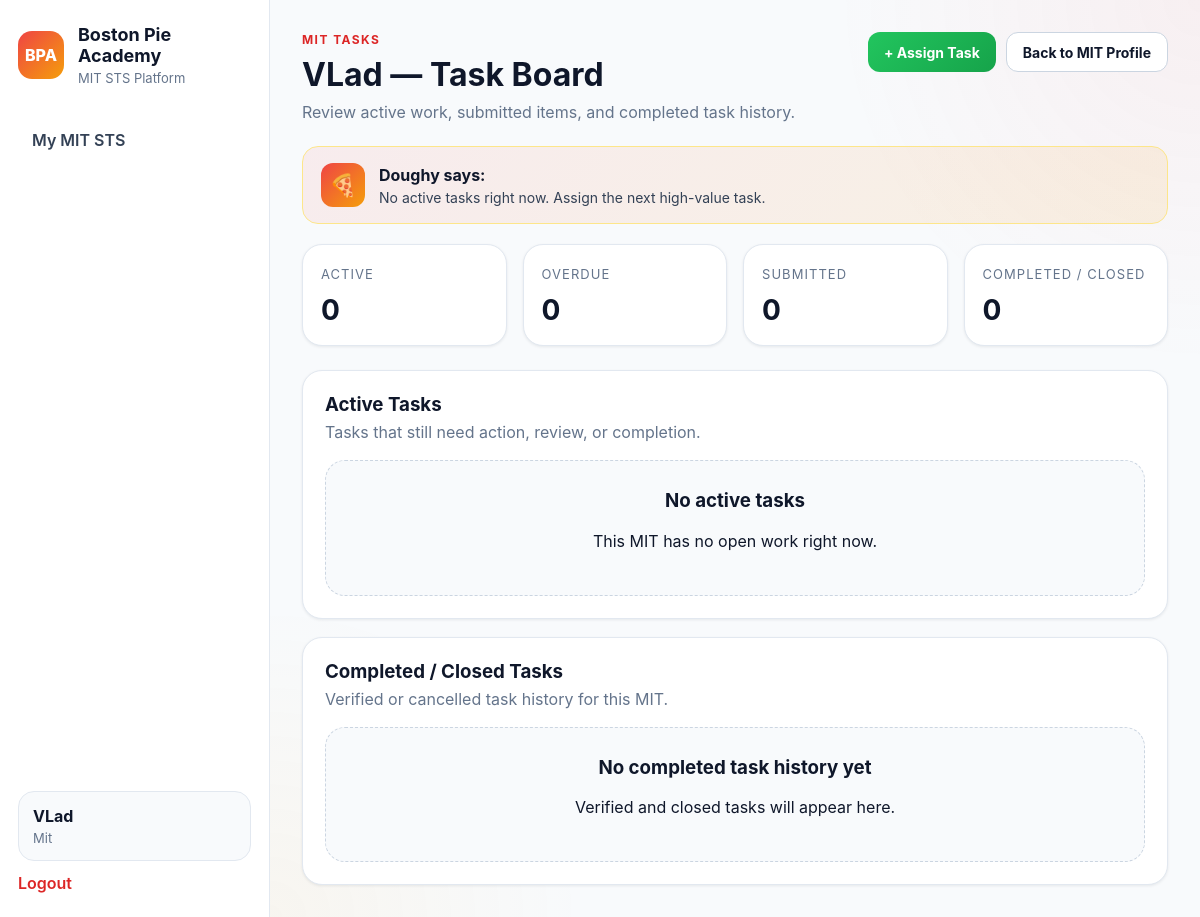
Before: /mit-sts/tasks/1 (signed in) with the older database file.
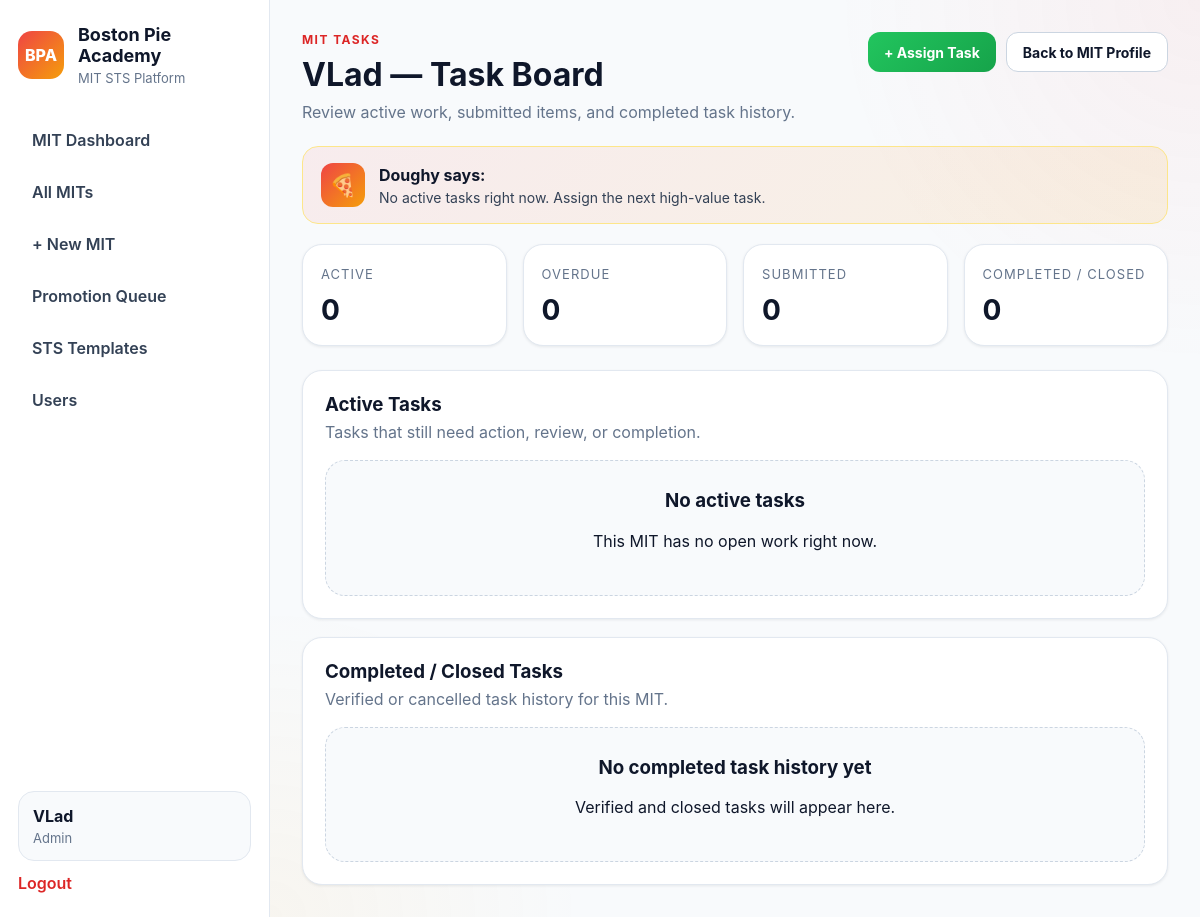
After: the same page with the newer database file.
### app/models.py (models this page shows, shortened)
class User(UserMixin, db.Model):
    __tablename__ = "users"
    id = db.Column(db.Integer, primary_key=True)
    name = db.Column(db.String(120), nullable=False)
    username = db.Column(db.String(80), unique=True, nullable=False)
    password_hash = db.Column(db.String(255), nullable=False)
    role = db.Column(db.String(50), nullable=False, default="tm")
    store_number = db.Column(db.String(20), nullable=True)
    is_active_user = db.Column(db.Boolean, default=True)
    created_at = db.Column(db.DateTime, default=datetime.utcnow)
    progress_records = db.relationship(
        "LessonProgress",
        backref="user",
        cascade="all, delete-orphan",
        lazy=True
    )
    assignments = db.relationship(
        "TrackAssignment",
        foreign_keys="TrackAssignment.user_id",
        backref="user",
        cascade="all, delete-orphan",
        lazy=True
    )
    assigned_tracks_created = db.relationship(
        "TrackAssignment",
        foreign_keys="TrackAssignment.assigned_by_user_id",
        backref="assigned_by_user",
        lazy=True
    )
    quiz_attempts = db.relationship(
        "QuizAttempt",
        backref="user",
        cascade="all, delete-orphan",
        lazy=True
    )
    mit_profiles = db.relationship(
        "MITProfile",
        foreign_keys="MITProfile.user_id",
        backref="mit_user",
        lazy=True
    )
    coached_mits = db.relationship(
        "MITProfile",
        foreign_keys="MITProfile.coach_user_id",
        backref="coach_user",
        lazy=True
    )
    verified_mit_items = db.relationship(
        "MITLevelProgress",
        foreign_keys="MITLevelProgress.verified_by_user_id",
        backref="verified_by_user",
        lazy=True
    )
    mit_reviews_written = db.relationship(
        "MITReview",
        foreign_keys="MITReview.reviewer_user_id",
        backref="reviewer_user",
        lazy=True
    )
    mit_promotions_approved = db.relationship(
        "MITPromotion",
        foreign_keys="MITPromotion.approved_by_user_id",
        backref="approved_by_user",
        lazy=True
    )
    mit_action_items_owned = db.relationship(
        "MITActionPlanItem",
        foreign_keys="MITActionPlanItem.owner_user_id",
        backref="owner_user",
        lazy=True
    )
    mit_tasks_assigned = db.relationship(
        "MITTask",
        foreign_keys="MITTask.assigned_by_user_id",
        backref="assigned_by_user",
        lazy=True
    )
    @property
    def is_active(self):
        return self.is_active_user

### app/mit_sts/routes.py (the view)
@mit_sts_bp.route("/tasks/<int:mit_id>")
@login_required
def view_tasks(mit_id):
    profile = MITProfile.query.get_or_404(mit_id)
    if not is_coach() and profile.user_id != current_user.id:
        return redirect(url_for("mit_sts.dashboard"))
    tasks = MITTask.query.filter_by(mit_profile_id=mit_id).all()
    open_tasks_count, overdue_tasks_count, submitted_tasks_count = get_task_counts(profile.id)
    return render_template(
        "mit_sts/mit_tasks.html",
        tasks=tasks,
        profile=profile,
        mit=profile,
        open_tasks_count=open_tasks_count,
        overdue_tasks_count=overdue_tasks_count,
        submitted_tasks_count=submitted_tasks_count,
        user=current_user,
        can_edit=is_coach(),
    )

### app/mit_sts/routes.py (called while the page is built)
def is_coach():
    return current_user.is_authenticated and current_user.role in ["coach", "admin", "training_director"]

def get_task_counts(mit_profile_id):
    tasks = MITTask.query.filter_by(mit_profile_id=mit_profile_id).all()
    today = date.today()
    open_count = 0
    overdue_count = 0
    submitted_count = 0
    for t in tasks:
        if t.status not in ["verified", "cancelled"]:
            open_count += 1
        if t.due_date and t.due_date < today and t.status not in ["verified", "cancelled", "submitted"]:
            overdue_count += 1
        if t.status == "submitted":
            submitted_count += 1
    return open_count, overdue_count, submitted_count

### app/models.py (called while the page is built)
@login_manager.user_loader
def load_user(user_id):
    return User.query.get(int(user_id))

### app/templates/mit_sts/mit_tasks.html (shortened to what the changed rows need)
{% extends "base.html" %}
{% block content %}
<div class="page-header">
    <div>
        <p class="eyebrow">MIT TASKS</p>
        <h2>{{ mit.mit_user.name }} — Task Board</h2>
        <p class="subtle">
            Review active work, submitted items, and completed task history.
        </p>
    </div>
</div>
{% set open_count = active_tasks|length %}
{% set completed_count = completed_tasks|length %}
{% set overdue_count = 0 %}
{% set submitted_count = 0 %}
{% for task, display_status in active_tasks %}
    {% if display_status == "overdue" %}
        {% set overdue_count = overdue_count + 1 %}
    {% endif %}
    {% if task.status == "submitted" %}
        {% set submitted_count = submitted_count + 1 %}
    {% endif %}
{% endfor %}
{% if overdue_count > 0 %}
    {% set message = mit.mit_user.name ~ " has " ~ overdue_count ~ " overdue task" ~ ("s" if overdue_count != 1 else "") ~ ". Clear those first." %}
{% elif submitted_count > 0 %}
    {% set message = submitted_count ~ " task" ~ ("s are" if submitted_count != 1 else " is") ~ " waiting for review." %}
{% elif open_count > 0 %}
    {% set message = mit.mit_user.name ~ " has " ~ open_count ~ " active task" ~ ("s" if open_count != 1 else "") ~ " in progress." %}
{% else %}
    {% set message = "No active tasks right now. Assign the next high-value task." %}
{% endif %}
{% endblock %}

### app/templates/base.html (shortened to what this page needs)
<!DOCTYPE html>
<html lang="en">
<head>
    <link rel="stylesheet" href="{{ url_for('static', filename='css/style.css') }}">
</head>
<body>
    <div class="app-shell">
        <aside class="sidebar">
            <div>
                <div class="brand">
                    <div class="brand-mark">BPA</div>
                    <div>
                        <h1>Boston Pie Academy</h1>
                        <p>MIT STS Platform</p>
                    </div>
                </div>
                {% if current_user.is_authenticated %}
                <nav class="nav">
                    {% if current_user.role == 'mit' %}
                        <a href="{{ url_for('mit_sts.my_mit') }}">My MIT STS</a>
                    {% elif current_user.role in ['coach', 'admin', 'training_director'] %}
                        <a href="{{ url_for('mit_sts.dashboard') }}">MIT Dashboard</a>
                        <a href="{{ url_for('mit_sts.list_mits') }}">All MITs</a>
                        <a href="{{ url_for('mit_sts.new_mit') }}">+ New MIT</a>
                        <a href="{{ url_for('mit_sts.promotion_queue') }}">Promotion Queue</a>
                        <a href="{{ url_for('mit_sts.template_library') }}">STS Templates</a>
                        <a href="{{ url_for('mit_sts.list_users') }}">Users</a>
                    {% endif %}
                </nav>
                {% endif %}
            </div>
            {% if current_user.is_authenticated %}
            <div class="sidebar-footer">
                <div class="user-chip">
                    <strong>{{ current_user.name }}</strong>
                    <span>{{ current_user.role.replace('_', ' ').title() }}</span>
                </div>
                <a class="logout-link" href="{{ url_for('auth.logout') }}">Logout</a>
            </div>
            {% endif %}
        </aside>
        <main class="main-content">
            {% block content %}{% endblock %}
        </main>
    </div>
</body>
</html>

Changed rows visible on the page:
changed User "VLad": role "mit" → "admin" (drawn); role.replace "Mit" → "Admin"
Other visible differences:
text no longer shown: "My MIT STS"
text now shown: "MIT Dashboard All MITs + New MIT Promotion Queue STS Templates Users"
